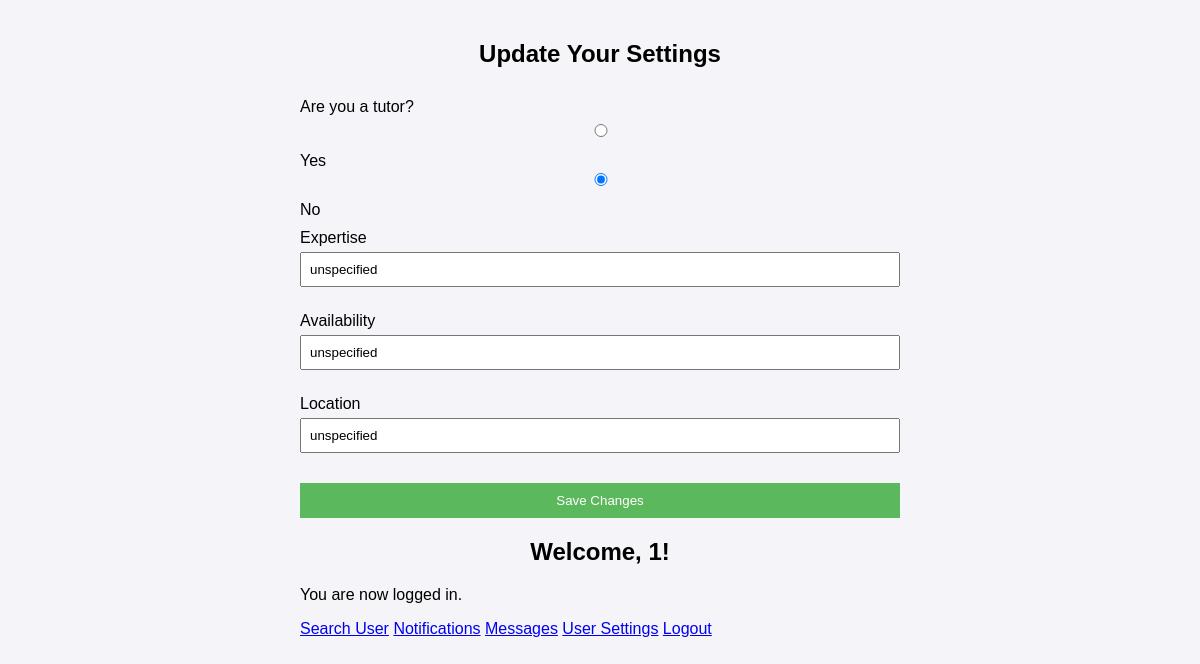
The page /settings.php (signed in) on the database its author committed.
### tables this page shows
CREATE TABLE "Users" (
	"id"	INTEGER,
	"username"	TEXT NOT NULL UNIQUE,
	"password"	TEXT NOT NULL,
	"isTutor"	TEXT NOT NULL DEFAULT 'false',
	"expertise"	TEXT NOT NULL DEFAULT 'unspecified',
	"availability"	TEXT NOT NULL DEFAULT 'unspecified',
	"location"	TEXT NOT NULL DEFAULT 'unspecified',
	PRIMARY KEY("id" AUTOINCREMENT)
);

### settings.php (the view, shortened to what this page needs)
<?php
try {
    $db = new PDO('sqlite:360DB.db');
    $db->setAttribute(PDO::ATTR_ERRMODE, PDO::ERRMODE_EXCEPTION);
} catch (PDOException $e) {
    die("Could not connect to the database: " . $e->getMessage());
}
$user_id = $_SESSION['user'];
$query = "SELECT * FROM Users WHERE id = :user_id";
$stmt = $db->prepare($query);
$stmt->bindValue(':user_id', $user_id, PDO::PARAM_INT);
$stmt->execute();
$user = $stmt->fetch(PDO::FETCH_ASSOC);
?>
<!DOCTYPE html>
<html lang="en">
<head>
</head>
<body>
<h2>Update Your Settings</h2>
<form action="settings.php" method="POST">
    <label for="isTutor">Are you a tutor?</label>
    <input type="radio" name="isTutor" value="1" <?= $user['isTutor'] == 'true' ? 'checked' : ''; ?>> Yes
    <input type="radio" name="isTutor" value="0" <?= $user['isTutor'] == 'false' ? 'checked' : ''; ?>> No
    <label for="expertise">Expertise</label>
    <input type="text" name="expertise" id="expertise" value="<?= htmlspecialchars($user['expertise']); ?>" required>
    <label for="availability">Availability</label>
    <input type="text" name="availability" id="availability" value="<?= htmlspecialchars($user['availability']); ?>" required>
    <label for="location">Location</label>
    <input type="text" name="location" id="location" value="<?= htmlspecialchars($user['location']); ?>" required>
    <button type="submit" class="submit-btn">Save Changes</button>
</form>
<h2>Welcome, <?= htmlspecialchars($_SESSION['user']) ?>!</h2>
    <p>You are now logged in.</p>
    <a href="usersearch.php">Search User</a>
    <a href="notifications.php">Notifications</a>
    <a href="messages.php">Messages</a>
    <a href="settings.php">User Settings</a>
    <a href="logout.php">Logout</a>
</body>
</html>

### settings.php (style rules this page uses)
body { font-family: Arial, sans-serif; max-width: 600px; margin: 0 auto; padding: 20px; background-color: #f4f4f9; }
h2 { text-align: center; }
form { display: flex; flex-direction: column; }
label { margin: 10px 0 5px; }
input[type="text"], input[type="radio"] { margin-bottom: 15px; padding: 8px; }
.submit-btn { padding: 10px 20px; background-color: #5cb85c; color: white; border: none; cursor: pointer; margin-top: 15px; }

### rows shown on the page
users: isTutor "☑", expertise "unspecified", availability "unspecified", location "unspecified"

### other values the page prints
$_SESSION['user'] "1"
